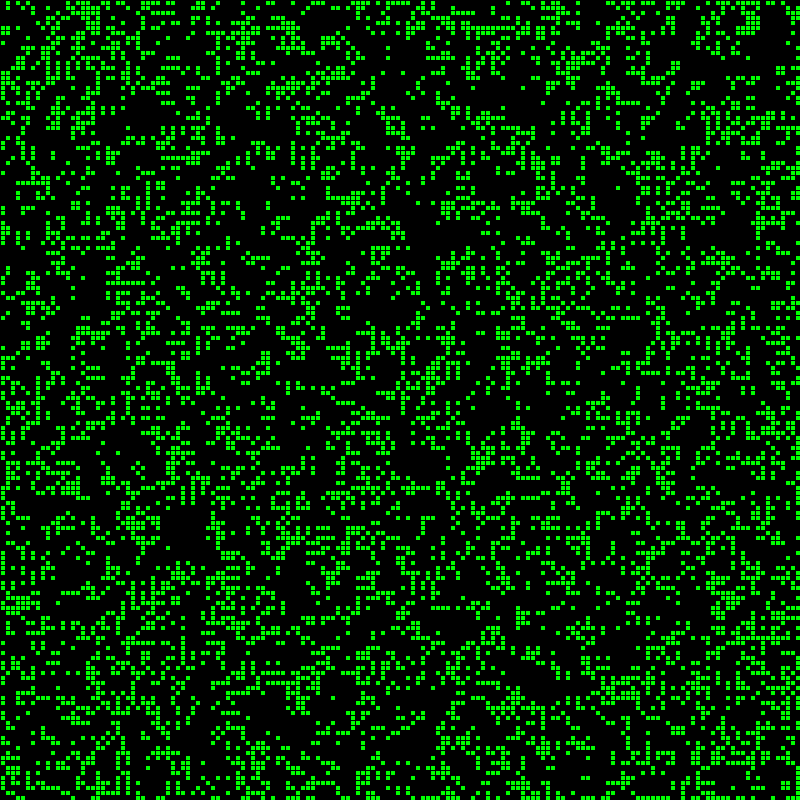
Frame 1 (no input)
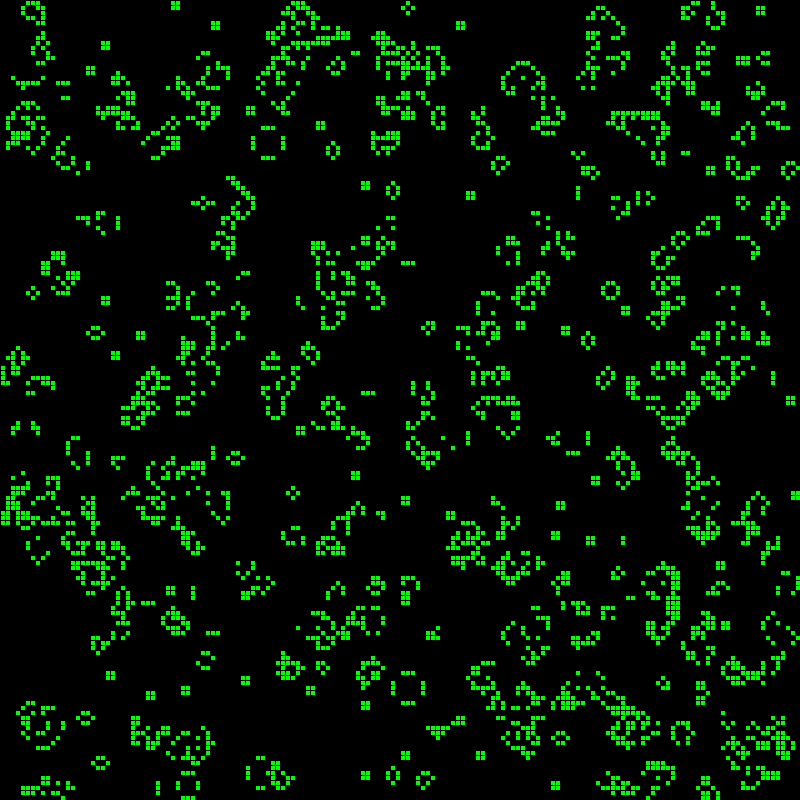
Frame 60 (the mouse pressed at the canvas centre just before this capture)
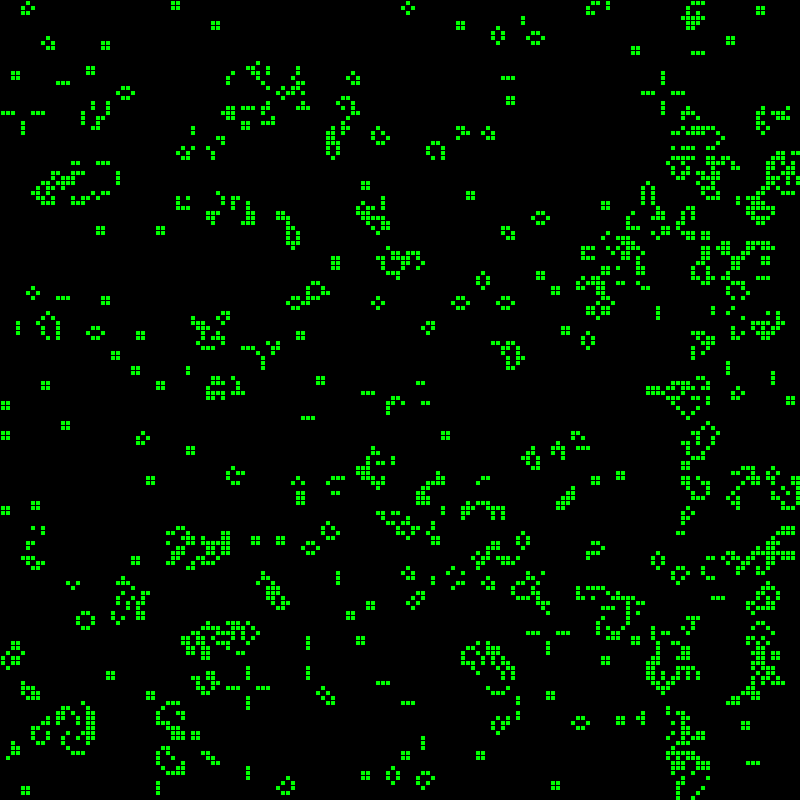
Frame 120 (the mouse held since frame 60 and released just before this capture)

The Processing sketch that drew these frames (run headless with seeded random() and noise(); from frame 60 on, the mouse is pressed at the canvas centre):

// Processing sketch: gameoflife
// ── gameoflife.pde
/*Rules
 if cell is alive
 if < 2 neightbours dies
 if 2 or 3 survives
 if it has > 3 neighbours it dies
 if cell is dead
 if it has exactly 3 nieghbours it comes back to life
 */


/*
  Check neighbours
*/
int countNeighbours(int row, int col){
  int count = 0;

  //top left
  if ( (row > 0) && (col > 0) && (board[row-1][col-1])){
    count++;
  }

  //top
  if ( (row > 0) && board[row-1][col]){
    count ++;
  }

  //topright
  if ( (row > 0) && (col < (boardWidth -1)) && (board[row - 1][col + 1])){
    count++;
  }

  //middleleft
  if ((col > 0) && (board[row][col - 1])){
    count ++;
  }

  //middleright
  if ((col < (boardWidth - 1)) && board[row][col + 1]){
    count++;
  }

  //botleft
  if ((col > 0) && (row < (boardHeight-1)) && board[row + 1][col - 1]){
    count ++;
  }

  //bot
  if ((row < (boardHeight - 1 )) && (board[row + 1][col])){
    count ++;
  }

  //botright
  if ((col < (boardWidth - 1 )) && (row < (boardHeight - 1)) && board[row + 1][col + 1]){
    count ++;
  }

  return count;
}


/* 
  Randomise starting cells 
*/
void randomcell(){ 
  for ( int row = 0; row < boardHeight; row++){
    for ( int col = 0; col < boardWidth; col++){
      float r = random(0,1);
      if ( r > 0.5f){
        board[row][col] = true;
      }
    }
  }
}


/*
  Setup
*/
void setup(){
  frameRate(speed);
  size(800, 800);
  boardWidth = width / cellWidth;
  boardHeight = height / cellHeight;
  board = new boolean[boardHeight][boardWidth];
  boardbuffer = new boolean[boardHeight][boardWidth];
  pause = false;
 
  randomcell();
}


/* Initialize vars */
boolean pause;
boolean[][] board;
boolean[][] boardbuffer;
int cellWidth = 5;
int cellHeight = 5;
int boardWidth;
int boardHeight;
int speed = 20;
//int fps = 60;
//float ellapsed = 0.0f;


/*
  Put current board into boardBuffer
*/
void update(){

/*
  float toPass = 1.0f / (float)fps;
  ellapsed += 1.0f / 60.0f;

  if (ellapsed > toPass){
    ellapsed = 0.0f;
*/

    for ( int row = 0; row < boardHeight; row++){
      for ( int col = 0; col < boardWidth; col++){
        int count = countNeighbours(row, col);

        if ( board[row][col]){
          if (count < 2){
            boardbuffer[row][col] = false;
          } 
          
          else if ((count == 2) || (count == 3)){
            boardbuffer[row][col] = true;
          }
          
          else if (count > 3){
            boardbuffer[row][col] = false;
          }
        } 
        else{
          if (count == 3){
            boardbuffer[row][col] = true;
          }
        }
      }
    }
//}   
}


/* Draw */
void draw(){
  background(0);
  if(!pause){
    update();
  }

  for ( int row = 0; row < boardHeight; row++){
    for ( int col = 0; col < boardWidth; col++){
      board[row][col] = boardbuffer[row][col];
      int x = cellWidth * col;
      int y = cellHeight * row;

      if ( board[row][col]){
        fill(0, 255, 0);
        rect(x, y, cellWidth, cellHeight);
      } 
      else{
        fill(0);
      }
    }
  }
  
  /* Draw with mouse */
  if(pause && mousePressed){
    
  }
}


/*
  Clear screen
*/
void clearscreen(){
  println("ping");
  for(int row = 0; row < boardHeight; row++){
    for(int col = 0; col < boardWidth; col++){
      boardbuffer[row][col] = false;
      board[row][col] = false;
    }
  }
}


/*
  Pressed Key Events
*/
void keyPressed(){
  // Increase speed
  if(key == 'w'){
    frameRate(speed+=5);
    println("Speed: " + speed);
  }
  
  // Decrease speed
  if(key == 's' && speed > 5){
    frameRate(speed-=5);
    println("Speed: " + speed);
  }

/*
  // Alt speed up
  if(keyCode == UP){
     fps += 5;
  }

  //Alt speed down
  if(keyCode == DOWN){
    fps -= 5;
  }
*/  
  
  // Pause toggle
  if(key == ' '){
    pause = !pause;
  }

  // Clear board
  if(key == 'c'){
    clearscreen();
  }
  
  // Randomise
  if(key == 'r'){
    randomcell();
  }
}


/*
  Draw on the board
*/
void mousePressed(){
  
}
